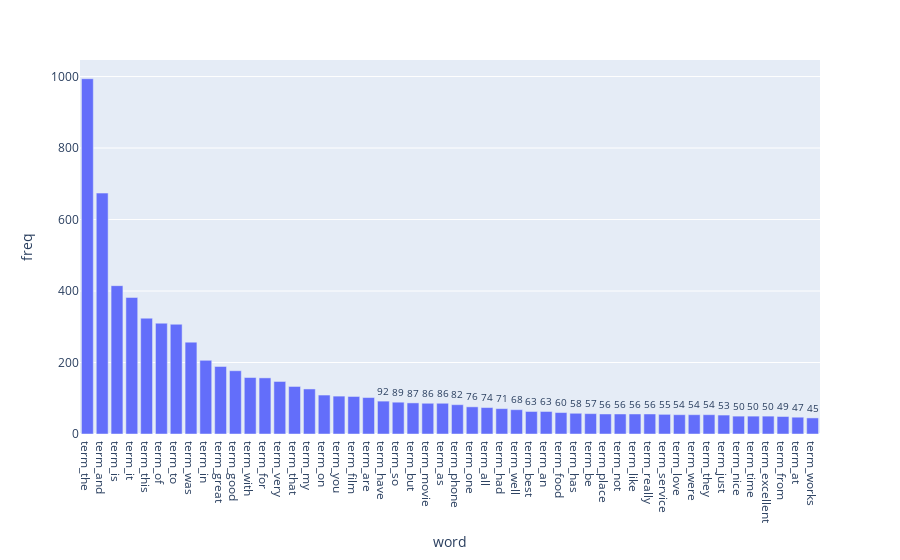

Write notebook code for a chart like this one.
### Code cell
#We cound find that when label = 1  many good words are more frequent than label = 0
X1 = X[X['label'] == '1']
count_vect = CountVectorizer()
X_counts = count_vect.fit_transform(X1.text)

term_frequencies = []
for j in range(0,X_counts.shape[1]):
    term_frequencies.append(sum(X_counts[:,j].toarray()))
term_frequencies = np.asarray(X_counts.sum(axis=0))[0]

d2 = {'word': ["term_"+str(i) for i in count_vect.get_feature_names()], 'freq': term_frequencies}
df3 = pd.DataFrame(d2)
df3 = df3.sort_values('freq',ascending = False)
fig = px.bar(df3[:50], x='word', y='freq', text='freq')
fig.update_traces(texttemplate='%{text:.2s}', textposition='outside')
fig.update_layout(uniformtext_minsize=8, uniformtext_mode='hide')
fig.show()

### Figure 1 — Plotly figure (JSON) as saved in the notebook; plotly's stock layout.template omitted (floating-point values rounded to 4 significant figures)
{"data": [{"alignmentgroup": "True", "hovertemplate": "word=%{x}<br>freq=%{text}<extra></extra>", "legendgroup": "", "marker": {"color": "#636efa"}, "name": "", "offsetgroup": "", "orientation": "v", "showlegend": false, "text": [994, 674, 415, 382, 324, 310, 307, 257, 206, 189, 177, 158, 157, 147, 133, 126, 109, 106, 105, 102, 92, 89, 87, 86, 86, 82, 76, 74, 71, 68, 63, 63, 60, 58, 57, 56, 56, 56, 56, 55, 54, 54, 54, 53, 50, 50, 50, 49, 47, 45], "textposition": "outside", "texttemplate": "%{text:.2s}", "type": "bar", "x": ["term_the", "term_and", "term_is", "term_it", "term_this", "term_of", "term_to", "term_was", "term_in", "term_great", "term_good", "term_with", "term_for", "term_very", "term_that", "term_my", "term_on", "term_you", "term_film", "term_are", "term_have", "term_so", "term_but", "term_movie", "term_as", "term_phone", "term_one", "term_all", "term_had", "term_well", "term_best", "term_an", "term_food", "term_has", "term_be", "term_place", "term_not", "term_like", "term_really", "term_service", "term_love", "term_were", "term_they", "term_just", "term_nice", "term_time", "term_excellent", "term_from", "term_at", "term_works"], "xaxis": "x", "y": [994, 674, 415, 382, 324, 310, 307, 257, 206, 189, 177, 158, 157, 147, 133, 126, 109, 106, 105, 102, 92, 89, 87, 86, 86, 82, 76, 74, 71, 68, 63, 63, 60, 58, 57, 56, 56, 56, 56, 55, 54, 54, 54, 53, 50, 50, 50, 49, 47, 45], "yaxis": "y"}], "layout": {"barmode": "relative", "legend": {"tracegroupgap": 0}, "margin": {"t": 60}, "uniformtext": {"minsize": 8, "mode": "hide"}, "xaxis": {"anchor": "y", "domain": [0, 1], "title": {"text": "word"}}, "yaxis": {"anchor": "x", "domain": [0, 1], "title": {"text": "freq"}}}}
